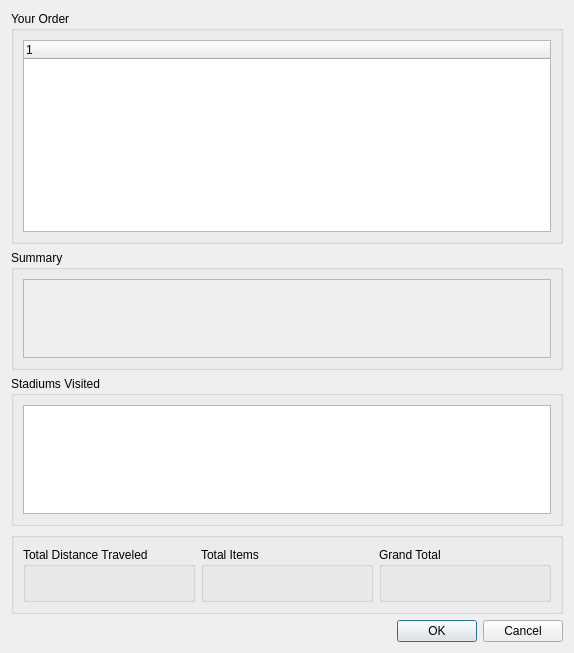
<?xml version="1.0" encoding="UTF-8"?>
<ui version="4.0">
 <class>shoppingSummaryWindow</class>
 <widget class="QDialog" name="shoppingSummaryWindow">
  <property name="geometry">
   <rect>
    <x>0</x>
    <y>0</y>
    <width>574</width>
    <height>653</height>
   </rect>
  </property>
  <property name="windowTitle">
   <string>Receipt</string>
  </property>
  <property name="windowIcon">
   <iconset resource="../assets/img.qrc">
    <normaloff>:/nfl icon.png</normaloff>:/nfl icon.png</iconset>
  </property>
  <layout class="QVBoxLayout" name="verticalLayout">
   <item>
    <widget class="QGroupBox" name="groupBox">
     <property name="title">
      <string>Your Order</string>
     </property>
     <layout class="QHBoxLayout" name="horizontalLayout">
      <item>
       <widget class="QTreeWidget" name="cart">
        <property name="editTriggers">
         <set>QAbstractItemView::NoEditTriggers</set>
        </property>
        <column>
         <property name="text">
          <string notr="true">1</string>
         </property>
        </column>
       </widget>
      </item>
     </layout>
    </widget>
   </item>
   <item>
    <widget class="QGroupBox" name="groupBox_2">
     <property name="maximumSize">
      <size>
       <width>16777214</width>
       <height>175</height>
      </size>
     </property>
     <property name="title">
      <string>Summary</string>
     </property>
     <layout class="QHBoxLayout" name="horizontalLayout_2">
      <item>
       <widget class="QScrollArea" name="scrollArea">
        <property name="widgetResizable">
         <bool>true</bool>
        </property>
        <widget class="QWidget" name="scrollAreaWidgetContents">
         <property name="geometry">
          <rect>
           <x>0</x>
           <y>0</y>
           <width>534</width>
           <height>132</height>
          </rect>
         </property>
         <layout class="QVBoxLayout" name="verticalLayout_3">
          <item>
           <layout class="QGridLayout" name="summaryWindow"/>
          </item>
         </layout>
        </widget>
       </widget>
      </item>
     </layout>
    </widget>
   </item>
   <item>
    <widget class="QGroupBox" name="groupBox_7">
     <property name="maximumSize">
      <size>
       <width>16777215</width>
       <height>150</height>
      </size>
     </property>
     <property name="title">
      <string>Stadiums Visited</string>
     </property>
     <layout class="QVBoxLayout" name="verticalLayout_2">
      <item>
       <widget class="QListWidget" name="visitHistory">
        <property name="editTriggers">
         <set>QAbstractItemView::NoEditTriggers</set>
        </property>
       </widget>
      </item>
     </layout>
    </widget>
   </item>
   <item>
    <widget class="QGroupBox" name="groupBox_5">
     <property name="title">
      <string/>
     </property>
     <layout class="QHBoxLayout" name="horizontalLayout_5">
      <item>
       <widget class="QGroupBox" name="groupBox_6">
        <property name="title">
         <string>Total Distance Traveled</string>
        </property>
        <layout class="QHBoxLayout" name="horizontalLayout_6">
         <item>
          <widget class="QLabel" name="distance">
           <property name="text">
            <string/>
           </property>
          </widget>
         </item>
        </layout>
       </widget>
      </item>
      <item>
       <widget class="QGroupBox" name="groupBox_4">
        <property name="title">
         <string>Total Items</string>
        </property>
        <layout class="QHBoxLayout" name="horizontalLayout_4">
         <item>
          <widget class="QLabel" name="totalCount">
           <property name="text">
            <string/>
           </property>
          </widget>
         </item>
        </layout>
       </widget>
      </item>
      <item>
       <widget class="QGroupBox" name="groupBox_3">
        <property name="title">
         <string>Grand Total</string>
        </property>
        <layout class="QHBoxLayout" name="horizontalLayout_3">
         <item>
          <widget class="QLabel" name="grandTotal">
           <property name="text">
            <string/>
           </property>
          </widget>
         </item>
        </layout>
       </widget>
      </item>
     </layout>
    </widget>
   </item>
   <item>
    <widget class="QDialogButtonBox" name="buttonBox">
     <property name="orientation">
      <enum>Qt::Horizontal</enum>
     </property>
     <property name="standardButtons">
      <set>QDialogButtonBox::Cancel|QDialogButtonBox::Ok</set>
     </property>
    </widget>
   </item>
  </layout>
 </widget>
 <resources>
  <include location="../assets/img.qrc"/>
 </resources>
 <connections>
  <connection>
   <sender>buttonBox</sender>
   <signal>accepted()</signal>
   <receiver>shoppingSummaryWindow</receiver>
   <slot>accept()</slot>
   <hints>
    <hint type="sourcelabel">
     <x>248</x>
     <y>254</y>
    </hint>
    <hint type="destinationlabel">
     <x>157</x>
     <y>274</y>
    </hint>
   </hints>
  </connection>
  <connection>
   <sender>buttonBox</sender>
   <signal>rejected()</signal>
   <receiver>shoppingSummaryWindow</receiver>
   <slot>reject()</slot>
   <hints>
    <hint type="sourcelabel">
     <x>316</x>
     <y>260</y>
    </hint>
    <hint type="destinationlabel">
     <x>286</x>
     <y>274</y>
    </hint>
   </hints>
  </connection>
 </connections>
</ui>
